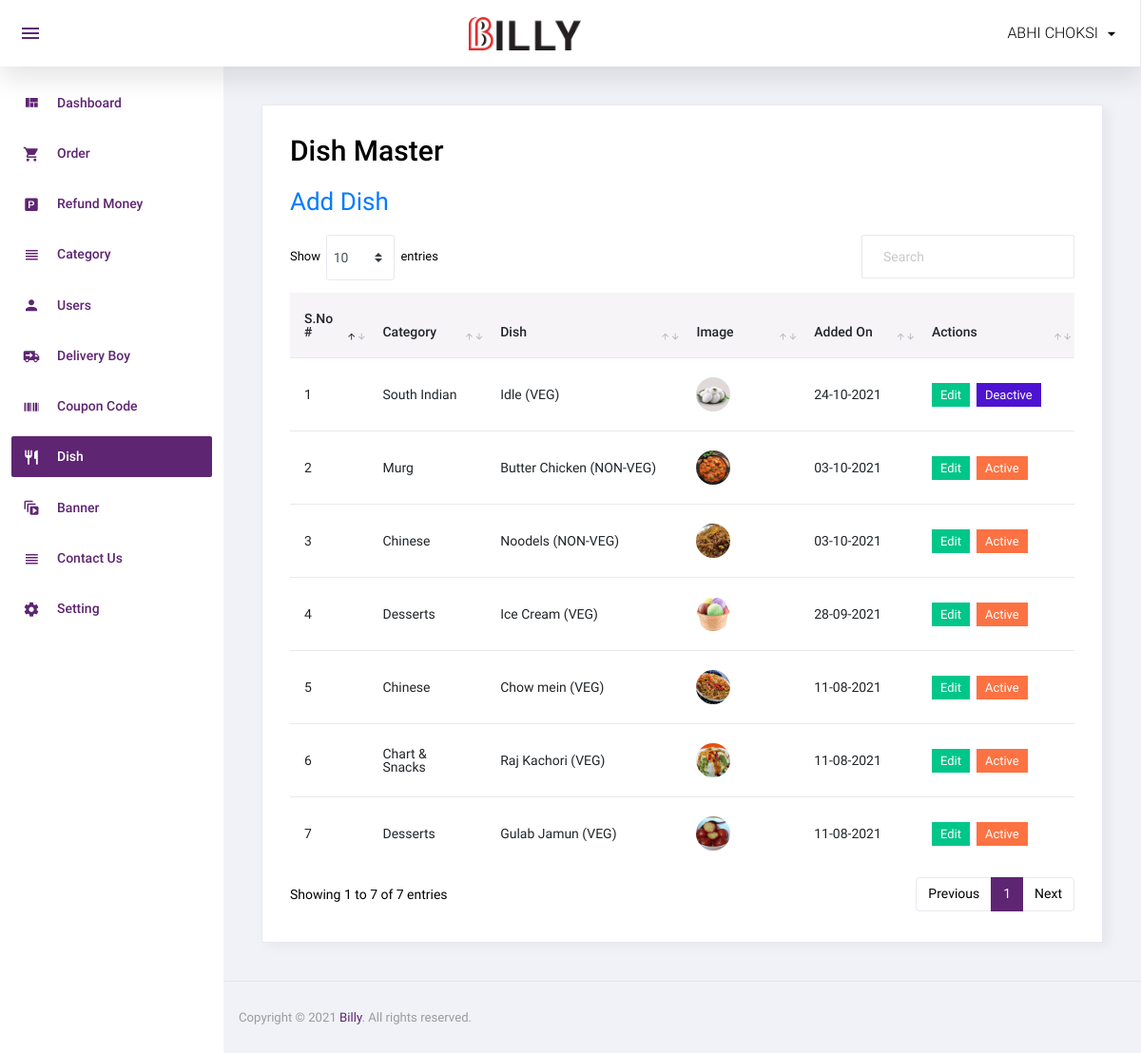
The page /admin/dish.php (signed in) on the database its author committed.
### tables this page shows
CREATE TABLE IF NOT EXISTS `dish` (
  `id` int NOT NULL AUTO_INCREMENT,
  `category_id` int NOT NULL,
  `dish` varchar(100) NOT NULL,
  `dish_detail` text NOT NULL,
  `image` varchar(100) NOT NULL,
  `type` enum('veg','non-veg') NOT NULL,
  `status` int NOT NULL,
  `added_on` datetime NOT NULL,
  PRIMARY KEY (`id`)
);

CREATE TABLE IF NOT EXISTS `category` (
  `id` int NOT NULL AUTO_INCREMENT,
  `category` varchar(50) NOT NULL,
  `status` int NOT NULL,
  `added_on` datetime NOT NULL,
  PRIMARY KEY (`id`)
);

### admin/dish.php (the view, shortened to what this page needs)
<?php
include('top.php');
$sql = "select dish.*,category.category from dish,category where dish.category_id=category.id and category.status=1 order by dish.id desc";
$res = mysqli_query($con, $sql);
?>
<div class="card">
	<div class="card-body">
		<h1 class="grid_title">Dish Master</h1>
		<a href="manage_dish.php" class="add_link">Add Dish</a>
		<div class="row grid_box">
			<div class="col-12">
				<div class="table-responsive">
					<table id="order-listing" class="table">
						<thead>
							<tr>
								<th width="10%">S.No #</th>
								<th width="15%">Category</th>
								<th width="25%">Dish</th>
								<th width="15%">Image</th>
								<th width="15%">Added On</th>
								<th width="20%">Actions</th>
							</tr>
						</thead>
						<tbody>
							<?php if (mysqli_num_rows($res) > 0) {
								$i = 1;
								while ($row = mysqli_fetch_assoc($res)) {
							?>
									<tr>
										<td><?php echo $i ?></td>
										<td><?php echo $row['category'] ?></td>
										<td><?php echo $row['dish'] ?>&nbsp;(<?php echo strtoupper( $row['type']) ?>)</td>
										<td><a target="_blank" href="<?php echo SITE_DISH_IMAGE . $row['image'] ?>"><img src="<?php echo SITE_DISH_IMAGE . $row['image'] ?>" /></a></td>
										<td>
											<?php
											$dateStr = strtotime($row['added_on']);
											echo date('d-m-Y', $dateStr);
											?>
										</td>
										<td>
											<a href="manage_dish.php?id=<?php echo $row['id'] ?>"><label class="badge badge-success hand_cursor">Edit</label></a>&nbsp;
											<?php
											if ($row['status'] == 1) {
											?>
												<a href="?id=<?php echo $row['id'] ?>&type=deactive"><label class="badge badge-danger hand_cursor">Active</label></a>
											<?php
											} else {
											?>
												<a href="?id=<?php echo $row['id'] ?>&type=active"><label class="badge badge-info hand_cursor">Deactive</label></a>
											<?php
											}
											?>
										</td>
									</tr>
								<?php
									$i++;
								}
							} else { ?>
								<tr>
									<td colspan="5">No data found</td>
								</tr>
							<?php } ?>
						</tbody>
					</table>
				</div>
			</div>
		</div>
	</div>
</div>
<?php include('footer.php'); ?>

### rows shown on the page
dish: category.category "South Indian", dish "Idle", type "VEG", image (picture), added_on "24-10-2021"
dish: category.category "Murg", dish "Butter Chicken", type "NON-VEG", image (picture), added_on "03-10-2021"
dish: category.category "Chinese", dish "Noodels", type "NON-VEG", image (picture), added_on "03-10-2021"
dish: category.category "Desserts", dish "Ice Cream", type "VEG", image (picture), added_on "28-09-2021"
dish: category.category "Chinese", dish "Chow mein", type "VEG", image (picture), added_on "11-08-2021"
dish: category.category "Chart & Snacks", dish "Raj Kachori", type "VEG", image (picture), added_on "11-08-2021"
dish: category.category "Desserts", dish "Gulab Jamun", type "VEG", image (picture), added_on "11-08-2021"

### other values the page prints
$_SESSION['ADMIN_USER'] "ABHI CHOKSI"
